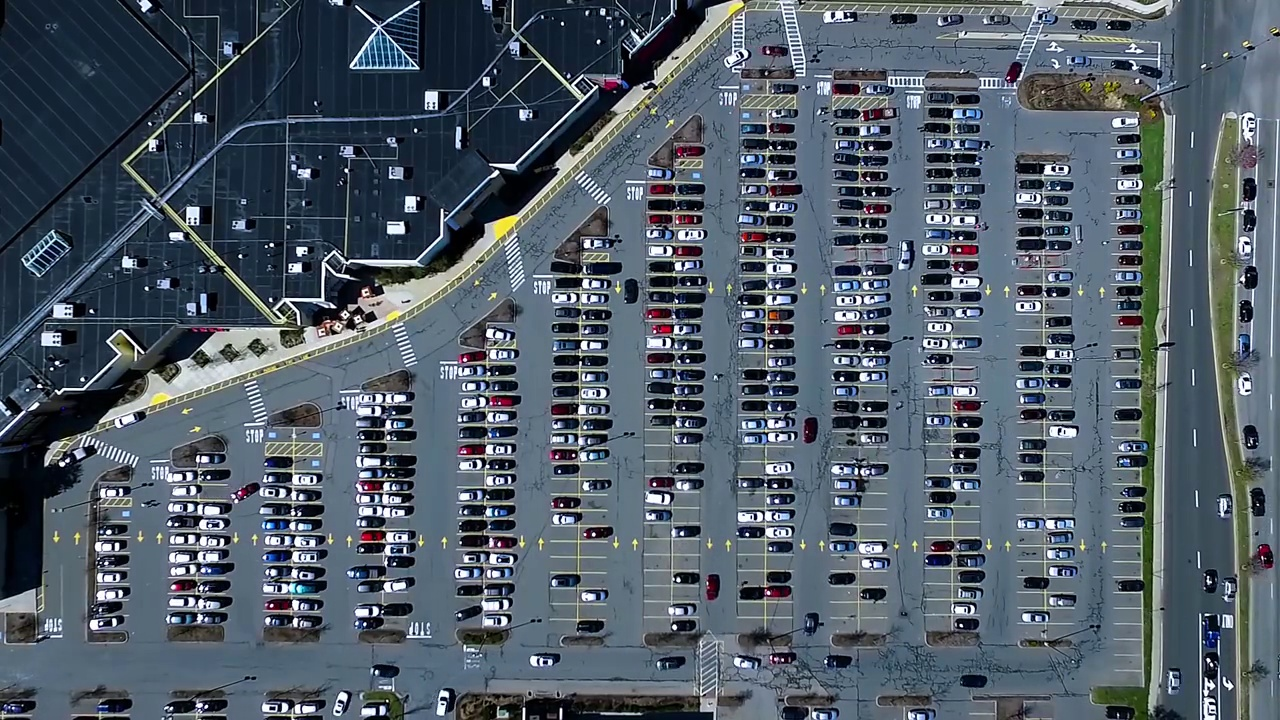
#> input picture parking_spots_detector/test_images/scene1380.jpg, 1280 x 720 px; its folder holds 2 pictures in this run
$ jupyter execute --allow-errors identify_parking_spots.ipynb   (shell and % lines are left out)
#> lines starting #> are read from the running program, lines starting #| are printed output that depends on the picture; after the words box and inside, x2 and y2 are one past the last pixel; in counts of white or black regions, pixels touching at a corner belong together
[cell 1]
from google.colab import drive
drive.mount('/content/gdrive')

[cell 2]
from __future__ import division
import matplotlib.pyplot as plt
import cv2
import os, glob
import numpy as np
from moviepy.editor import VideoFileClip
cwd = os.getcwd()

[cell 3]
def show_images(images, cmap=None):
    cols = 2
    rows = (len(images)+1)//cols

    plt.figure(figsize=(15, 12))
    for i, image in enumerate(images):
        plt.subplot(rows, cols, i+1)
        # use gray scale color map if there is only one channel
        cmap = 'gray' if len(image.shape)==2 else cmap
        plt.imshow(image, cmap=cmap)
        plt.xticks([])
        plt.yticks([])
    plt.tight_layout(pad=0, h_pad=0, w_pad=0)
    plt.show()

[cell 4]
test_images = [plt.imread(path) for path in glob.glob('/content/gdrive/My Drive/app/parking_spots_detector/test_images/*.jpg')]
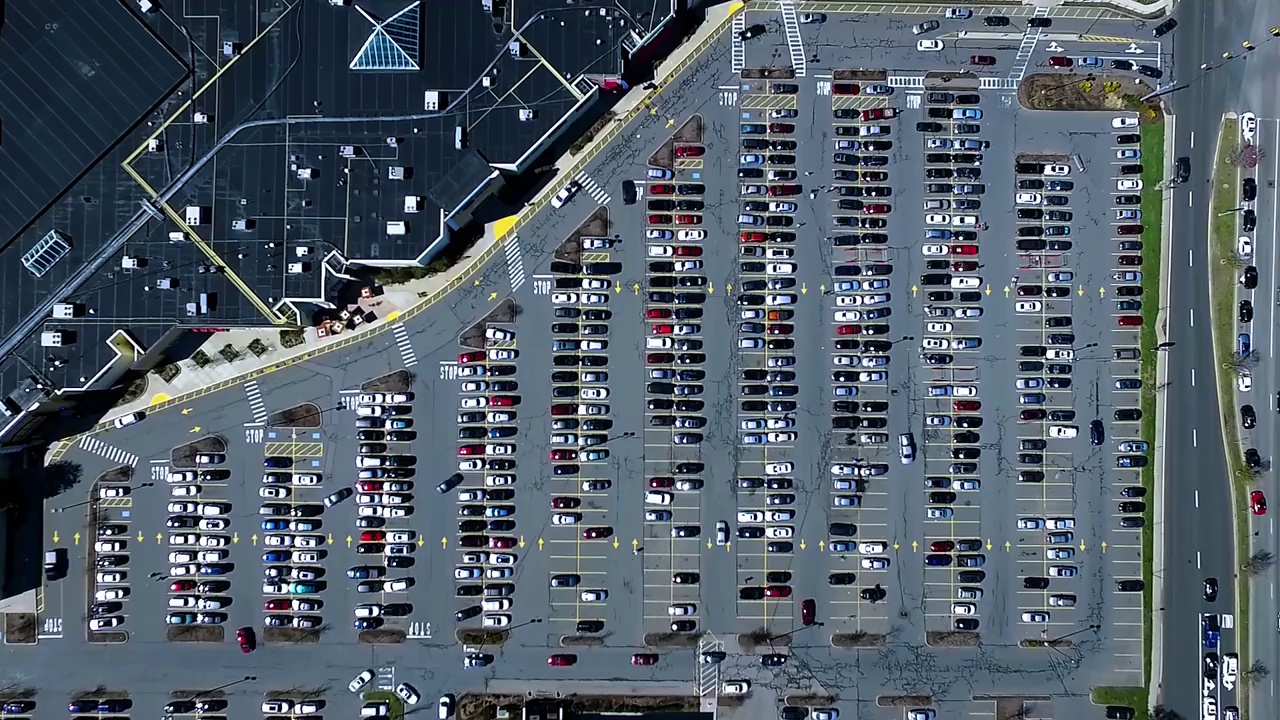
#> input picture parking_spots_detector/test_images/scene1410.jpg, 1280 x 720 px
#> test_images = 2 items

show_images(test_images)
#> in show_images, `rows = (len(images)+1)//cols`: rows = 1
#> the loop in show_images, `for i, image in enumerate(images):` made 2 passes

### **Color Selection and Edge Detection**

[cell 5]
# image is expected be in RGB color space# image
def select_rgb_white_yellow(image):
    # white color mask
    lower = np.uint8([120, 120, 120])
    upper = np.uint8([255, 255, 255])
    white_mask = cv2.inRange(image, lower, upper)
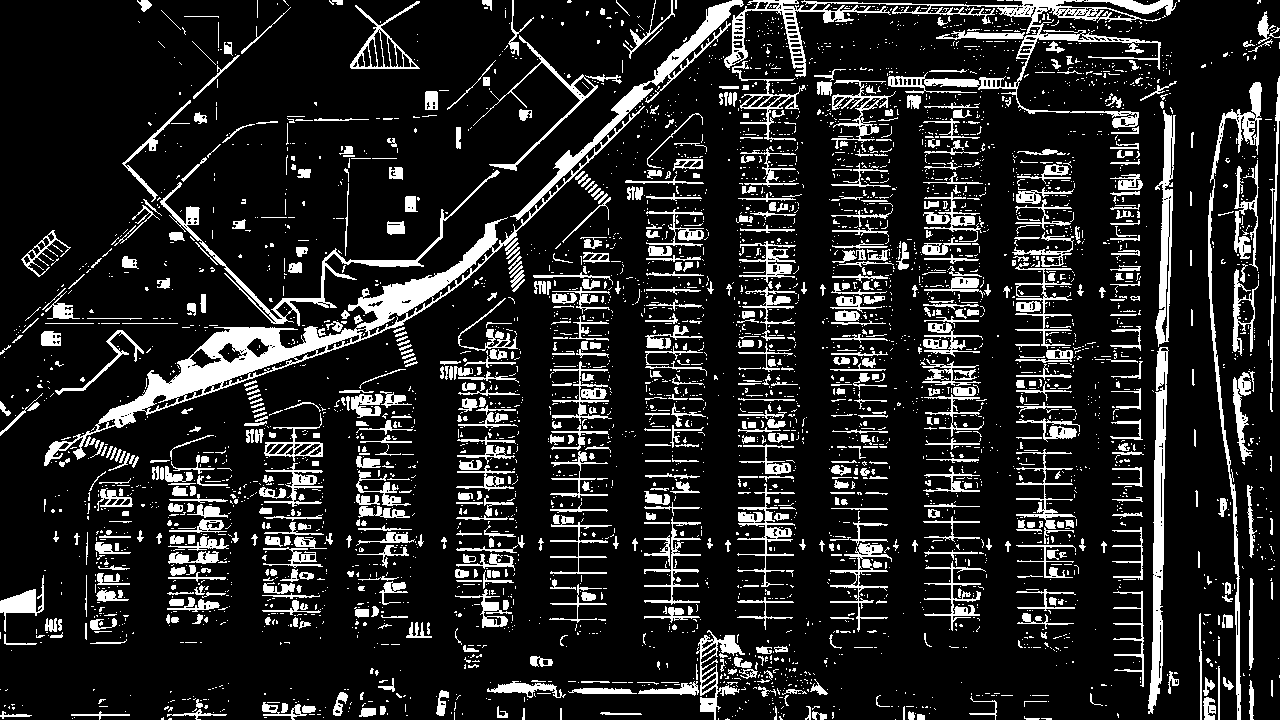
#> white_mask: shape (720, 1280); 14.7% white; 4333 white regions (3525 under 20 px), largest, box (x1, y1, x2, y2) and area: (44, 0, 744, 466) 14951, (724, 0, 1177, 128) 7070, (1148, 347, 1169, 714) 3422
#> image is the input picture: shape (720, 1280, 3); mean R, G, B 81.2, 92.8, 104
    # yellow color mask
    lower = np.uint8([190, 190,   0])
    upper = np.uint8([255, 255, 255])
    yellow_mask = cv2.inRange(image, lower, upper)
#> yellow_mask: shape (720, 1280); 5.3% white; 2976 white regions (2434 under 20 px), largest, box (x1, y1, x2, y2) and area: (99, 327, 362, 428) 3449, (363, 85, 652, 331) 2960, (652, 0, 744, 85) 760
    # combine the mask
    mask = cv2.bitwise_or(white_mask, yellow_mask)
#> mask: shape (720, 1280); 14.8% white; 4333 white regions (3525 under 20 px), largest, box (x1, y1, x2, y2) and area: (44, 0, 744, 466) 15377, (724, 0, 1177, 128) 7070, (1148, 347, 1169, 714) 3422
    masked = cv2.bitwise_and(image, image, mask = mask)
    return masked

white_yellow_images = list(map(select_rgb_white_yellow, test_images))
#> in select_rgb_white_yellow, image is the input picture: shape (720, 1280, 3); mean R, G, B 81.2, 92.7, 104.2
#> white_yellow_images = 2 items
show_images(white_yellow_images)
#> the loop in show_images (call 2), `for i, image in enumerate(images):` made 2 passes

[cell 6]
def convert_gray_scale(image):
    return cv2.cvtColor(image, cv2.COLOR_RGB2GRAY)

gray_images = list(map(convert_gray_scale, white_yellow_images))
#> gray_images = 2 items

show_images(gray_images)

[cell 7]
def detect_edges(image, low_threshold=50, high_threshold=200):
#> called with low_threshold = 50, high_threshold = 200
    return cv2.Canny(image, low_threshold, high_threshold)
#> returned value: shape (720, 1280); 12% white in thin lines or dots

edge_images = list(map(lambda image: detect_edges(image), gray_images))
#> edge_images = 2 items

show_images(edge_images)

### **Identify area of interest**

[cell 8]
def filter_region(image, vertices):
    """
    Create the mask using the vertices and apply it to the input image
    """
    mask = np.zeros_like(image)
    if len(mask.shape)==2:
        cv2.fillPoly(mask, vertices, 255)
    else:
        cv2.fillPoly(mask, vertices, (255,)*mask.shape[2]) # in case, the input image has a channel dimension
    return cv2.bitwise_and(image, mask)


def select_region(image):
    """
    It keeps the region surrounded by the `vertices` (i.e. polygon).  Other area is set to 0 (black).
    """
    # first, define the polygon by vertices
    rows, cols = image.shape[:2]
    pt_1  = [cols*0.05, rows*0.90]
    pt_2 = [cols*0.05, rows*0.70]
    pt_3 = [cols*0.30, rows*0.55]
    pt_4 = [cols*0.6, rows*0.15]
    pt_5 = [cols*0.90, rows*0.15]
    pt_6 = [cols*0.90, rows*0.90]
    # the vertices are an array of polygons (i.e array of arrays) and the data type must be integer
    vertices = np.array([[pt_1, pt_2, pt_3, pt_4, pt_5, pt_6]], dtype=np.int32)
    return filter_region(image, vertices)


# images showing the region of interest only
roi_images = list(map(select_region, edge_images))
#> roi_images = 2 items

show_images(roi_images)

### **Hough line transform**

[cell 9]
def hough_lines(image):
    """
    `image` should be the output of a Canny transform.

    Returns hough lines (not the image with lines)
    """
    return cv2.HoughLinesP(image, rho=0.1, theta=np.pi/10, threshold=15, minLineLength=9, maxLineGap=4)


list_of_lines = list(map(hough_lines, roi_images))
#> list_of_lines = 2 items

[cell 10]
def draw_lines(image, lines, color=[255, 0, 0], thickness=2, make_copy=True):
    # the lines returned by cv2.HoughLinesP has the shape (-1, 1, 4)
    if make_copy:
        image = np.copy(image) # don't want to modify the original
    cleaned = []
    for line in lines:
        for x1,y1,x2,y2 in line:
            if abs(y2-y1) <=1 and abs(x2-x1) >=25 and abs(x2-x1) <= 55:
                cleaned.append((x1,y1,x2,y2))
                cv2.line(image, (x1, y1), (x2, y2), color, thickness)
    print(" No lines detected: ", len(cleaned))
    return image


line_images = []
for image, lines in zip(test_images, list_of_lines):
    line_images.append(draw_lines(image, lines))
#> this loop made 2 passes
#|  No lines detected:  600
#|  No lines detected:  557
#> after the loop, line_images = 2 items

show_images(line_images)

### **Identify rectangular blocks of parking**

[cell 11]
def identify_blocks(image, lines, make_copy=True):
    if make_copy:
        new_image = np.copy(image)
    #Step 1: Create a clean list of lines
    cleaned = []
    for line in lines:
        for x1,y1,x2,y2 in line:
            if abs(y2-y1) <=1 and abs(x2-x1) >=25 and abs(x2-x1) <= 55:
                cleaned.append((x1,y1,x2,y2))

    #Step 2: Sort cleaned by x1 position
    import operator
    list1 = sorted(cleaned, key=operator.itemgetter(0, 1))

    #Step 3: Find clusters of x1 close together - clust_dist apart
    clusters = {}
    dIndex = 0
    clus_dist = 10

    for i in range(len(list1) - 1):
        distance = abs(list1[i+1][0] - list1[i][0])
    #         print(distance)
        if distance <= clus_dist:
            if not dIndex in clusters.keys(): clusters[dIndex] = []
            clusters[dIndex].append(list1[i])
            clusters[dIndex].append(list1[i + 1])

        else:
            dIndex += 1

    #Step 4: Identify coordinates of rectangle around this cluster
    rects = {}
    i = 0
    for key in clusters:
        all_list = clusters[key]
        cleaned = list(set(all_list))
        if len(cleaned) > 5:
            cleaned = sorted(cleaned, key=lambda tup: tup[1])
            avg_y1 = cleaned[0][1]
            avg_y2 = cleaned[-1][1]
    #         print(avg_y1, avg_y2)
            avg_x1 = 0
            avg_x2 = 0
            for tup in cleaned:
                avg_x1 += tup[0]
                avg_x2 += tup[2]
            avg_x1 = avg_x1/len(cleaned)
            avg_x2 = avg_x2/len(cleaned)
            rects[i] = (avg_x1, avg_y1, avg_x2, avg_y2)
            i += 1

    print("Num Parking Lanes: ", len(rects))
    #Step 5: Draw the rectangles on the image
    buff = 7
    for key in rects:
        tup_topLeft = (int(rects[key][0] - buff), int(rects[key][1]))
        tup_botRight = (int(rects[key][2] + buff), int(rects[key][3]))
#         print(tup_topLeft, tup_botRight)
        cv2.rectangle(new_image, tup_topLeft,tup_botRight,(0,255,0),3)
    return new_image, rects

# images showing the region of interest only
rect_images = []
rect_coords = []
for image, lines in zip(test_images, list_of_lines):
    new_image, rects = identify_blocks(image, lines)
    rect_images.append(new_image)
    rect_coords.append(rects)
#> this loop made 2 passes
#> (clus_dist in identify_blocks, buff in identify_blocks) on passes 1 to 2: (10, 7), (10, 7)
#> (printed output is left out)
#> after the loop, rect_coords = 2 items; rect_images = 2 items

show_images(rect_images)

### **Identify each spot and count num of parking spaces Next step-**

Based on width of each parking line segment into individual spots
draw a visualization of all parking spaces

[cell 12]
def draw_parking(image, rects, make_copy = True, color=[255, 0, 0], thickness=2, save = True):
    if make_copy:
        new_image = np.copy(image)
    gap = 15.5
    spot_dict = {} # maps each parking ID to its coords
    tot_spots = 0
    adj_y1 = {0: 20, 1:-10, 2:0, 3:-11, 4:28, 5:5, 6:-15, 7:-15, 8:-10, 9:-30, 10:9, 11:-32}
    adj_y2 = {0: 30, 1: 50, 2:15, 3:10, 4:-15, 5:15, 6:15, 7:-20, 8:15, 9:15, 10:0, 11:30}

    adj_x1 = {0: -8, 1:-15, 2:-15, 3:-15, 4:-15, 5:-15, 6:-15, 7:-15, 8:-10, 9:-10, 10:-10, 11:0}
    adj_x2 = {0: 0, 1: 15, 2:15, 3:15, 4:15, 5:15, 6:15, 7:15, 8:10, 9:10, 10:10, 11:0}
    for key in rects:
        # Horizontal lines
        tup = rects[key]
        x1 = int(tup[0]+ adj_x1[key])
        x2 = int(tup[2]+ adj_x2[key])
        y1 = int(tup[1] + adj_y1[key])
        y2 = int(tup[3] + adj_y2[key])
        cv2.rectangle(new_image, (x1, y1),(x2,y2),(0,255,0),2)
        num_splits = int(abs(y2-y1)//gap)
        for i in range(0, num_splits+1):
            y = int(y1 + i*gap)
            cv2.line(new_image, (x1, y), (x2, y), color, thickness)
        if key > 0 and key < len(rects) -1 :
            #draw vertical lines
            x = int((x1 + x2)/2)
            cv2.line(new_image, (x, y1), (x, y2), color, thickness)
        # Add up spots in this lane
        if key == 0 or key == (len(rects) -1):
            tot_spots += num_splits +1
        else:
            tot_spots += 2*(num_splits +1)

        # Dictionary of spot positions
        if key == 0 or key == (len(rects) -1):
            for i in range(0, num_splits+1):
                cur_len = len(spot_dict)
                y = int(y1 + i*gap)
                spot_dict[(x1, y, x2, y+gap)] = cur_len +1
        else:
            for i in range(0, num_splits+1):
                cur_len = len(spot_dict)
                y = int(y1 + i*gap)
                x = int((x1 + x2)/2)
                spot_dict[(x1, y, x, y+gap)] = cur_len +1
                spot_dict[(x, y, x2, y+gap)] = cur_len +2

    print("total parking spaces: ", tot_spots, cur_len)
    if save:
        filename = 'with_parking.jpg'
        cv2.imwrite(filename, new_image)
    return new_image, spot_dict

delineated = []
spot_pos = []
for image, rects in zip(test_images, rect_coords):
    new_image, spot_dict = draw_parking(image, rects)
    delineated.append(new_image)
    spot_pos.append(spot_dict)
#> this loop made 2 passes
#> (gap in draw_parking, filename in draw_parking) on passes 1 to 2: (15.5, 'with_parking.jpg'), (15.5, 'with_parking.jpg')
#> (printed output is left out)
#> after the loop, delineated = 2 items; spot_pos = 2 items

show_images(delineated)

[cell 13]
final_spot_dict = spot_pos[1]
#> final_spot_dict = 552 items
print(len(final_spot_dict))
#| 552

[cell 14]
def assign_spots_map(image, spot_dict=final_spot_dict, make_copy = True, color=[255, 0, 0], thickness=2):
#> called with make_copy = True, thickness = 2
    if make_copy:
        new_image = np.copy(image)
    for spot in spot_dict.keys():
        (x1, y1, x2, y2) = spot
        cv2.rectangle(new_image, (int(x1),int(y1)), (int(x2),int(y2)), color, thickness)
#> this loop made 552 passes
#> (x1, y1, x2, y2) on passes 1 to 3: (87, 519, 126, 534.5), (87, 534, 126, 549.5), (87, 550, 126, 565.5)
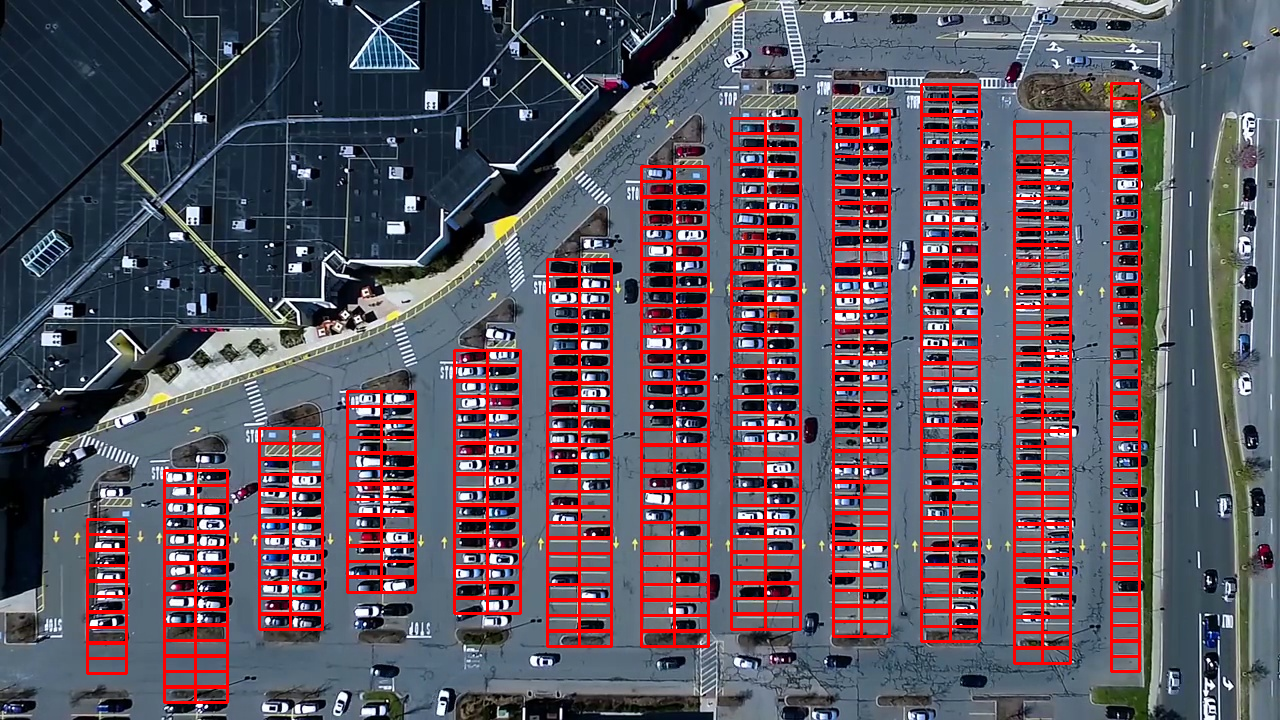
#> new_image: shape (720, 1280, 3); 10.36% of pixels changed, all inside (x1, y1, x2, y2) = (86, 82, 1141, 704)
    return new_image

marked_spot_images = list(map(assign_spots_map, test_images))
#> call 2 of assign_spots_map, with make_copy = True, thickness = 2
#> the loop in assign_spots_map (call 2), `for spot in spot_dict.keys():` made 552 passes
#> after the loop in assign_spots_map (call 2), `for spot in spot_dict.keys():`:
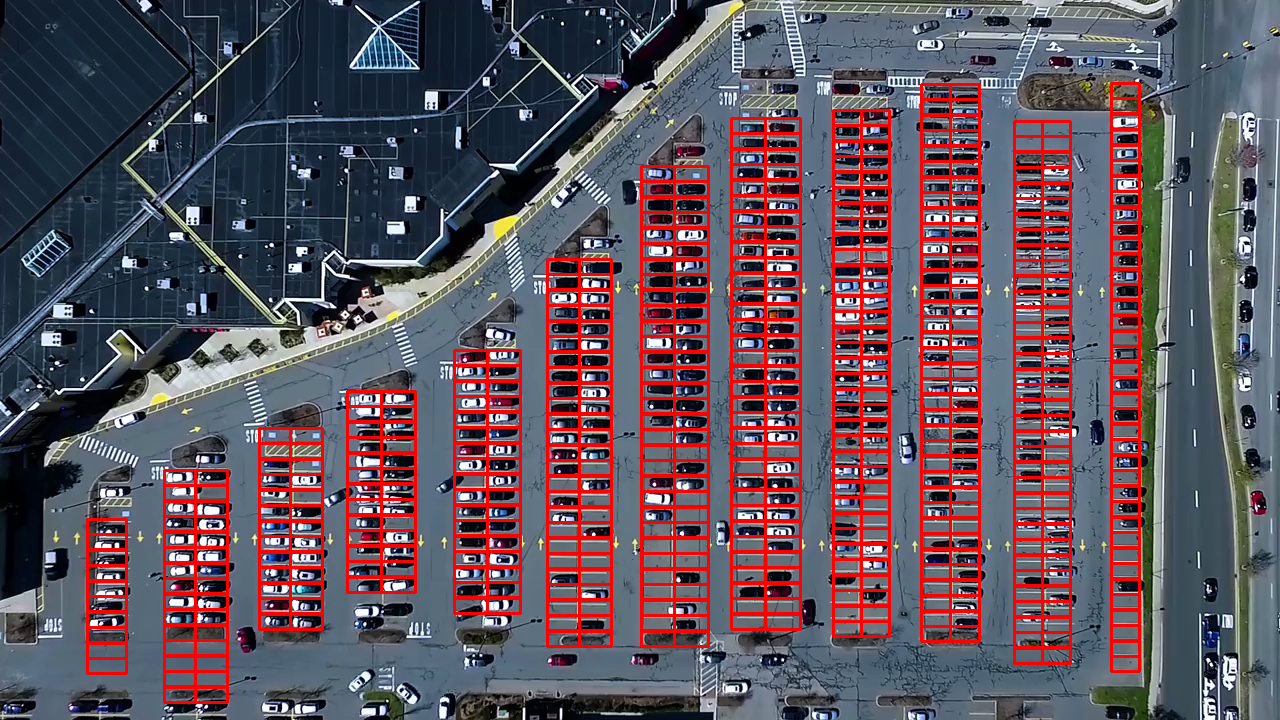
#> new_image: shape (720, 1280, 3); 10.36% of pixels changed, all inside (x1, y1, x2, y2) = (86, 82, 1141, 704)
#> marked_spot_images = 2 items
show_images(marked_spot_images)

[cell 15]
### Save spot dictionary as pickle file
import pickle

with open('/content/gdrive/My Drive/app/parking_spots_detector/spot_dict.pickle', 'wb') as handle:
    pickle.dump(final_spot_dict, handle, protocol=pickle.HIGHEST_PROTOCOL)

### **Save image for CNN model**

[cell 16]
def save_images_for_cnn(image, spot_dict = final_spot_dict, folder_name ='/content/gdrive/My Drive/app/parking_spots_detector/for_cnn'):
    for spot in spot_dict.keys():
        (x1, y1, x2, y2) = spot
        (x1, y1, x2, y2) = (int(x1), int(y1), int(x2), int(y2))
        #crop this image
#         print(image.shape)
        spot_img = image[y1:y2, x1:x2]
        spot_img = cv2.resize(spot_img, (0,0), fx=2.0, fy=2.0)
        spot_id = spot_dict[spot]

        filename = 'spot' + str(spot_id) +'.jpg'
        print(spot_img.shape, filename, (x1,x2,y1,y2))

        cv2.imwrite(os.path.join(folder_name, filename), spot_img)
#> this loop made 552 passes
#> spot on passes 19 to 21: (164, 532, 195, 547.5), (195, 532, 227, 547.5), (164, 547, 195, 562.5)
#> (printed output is left out)

save_images_for_cnn(test_images[0])

### **Use trained CNN model to make predictions**

[cell 17]
## Imports for making predictions
from PIL import Image
from keras.applications.imagenet_utils import preprocess_input
from keras.models import load_model
from keras.preprocessing import image

[cell 18]
cwd = os.getcwd()
top_model_weights_path = '/content/gdrive/My Drive/app/parking_spots_detector/car1.h5'

class_dictionary = {}
class_dictionary[0] = 'empty'
class_dictionary[1] = 'occupied'

[cell 19]
from PIL import Image
#> (the rest of this cell did not finish here and is left out)

[cell 20]
def make_prediction(image):
    #Rescale image
    img = image/255.

    #Convert to a 4D tensor
    image = np.expand_dims(img, axis=0)
    #print(image.shape)

    # make predictions on the preloaded model
    class_predicted = model.predict(image)
    inID = np.argmax(class_predicted[0])
    label = class_dictionary[inID]
    return label

[cell 21]
def predict_on_image(image, spot_dict = final_spot_dict, make_copy=True, color = [0, 255, 0], alpha=0.5):
#> called with make_copy = True, alpha = 0.5
    if make_copy:
        new_image = np.copy(image)
        overlay = np.copy(image)
    cnt_empty = 0
    all_spots = 0
    for spot in spot_dict.keys():
        all_spots += 1
        (x1, y1, x2, y2) = spot
        (x1, y1, x2, y2) = (int(x1), int(y1), int(x2), int(y2))
        #crop this image
        spot_img = image[y1:y2, x1:x2]
        spot_img = cv2.resize(spot_img, (48, 48))

        label = make_prediction(spot_img)
#         print(label)
        if label == 'empty':
            cv2.rectangle(overlay, (int(x1),int(y1)), (int(x2),int(y2)), color, -1)
            cnt_empty += 1
#> this loop made 1 pass
#> pass 1, in predict_on_image, `spot_img = cv2.resize(spot_img, (48, 48))`:
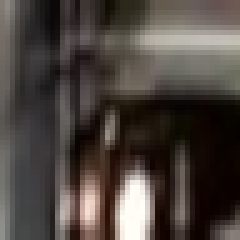
#> spot_img: shape (48, 48, 3) (shown 5 times larger); mean of channels 0, 1, 2 63.1, 68.1, 75.7; drawn as B, G, R

    cv2.addWeighted(overlay, alpha, new_image, 1 - alpha, 0, new_image)

    cv2.putText(new_image, "Available: %d spots" %cnt_empty, (30, 95),
    cv2.FONT_HERSHEY_SIMPLEX,
    0.7, (255, 255, 255), 2)

    cv2.putText(new_image, "Total: %d spots" %all_spots, (30, 125),
    cv2.FONT_HERSHEY_SIMPLEX,
    0.7, (255, 255, 255), 2)
    #save = False
    save = True

    if save:
        filename = '/content/gdrive/My Drive/app/parking_spots_detector/with_marking.jpg'
        cv2.imwrite(filename, new_image)

    return new_image


#> (the rest of this cell did not finish here and is left out)
